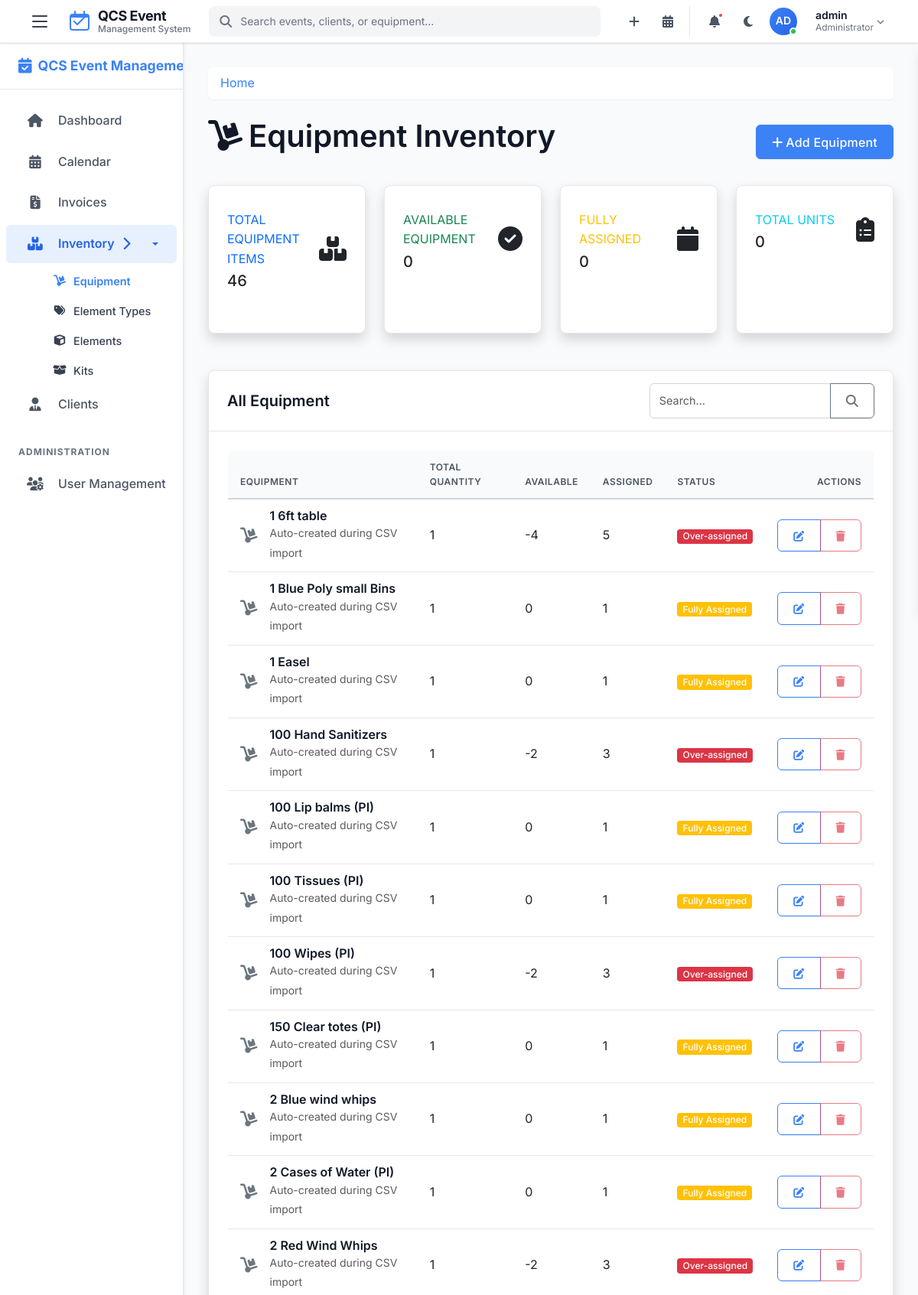
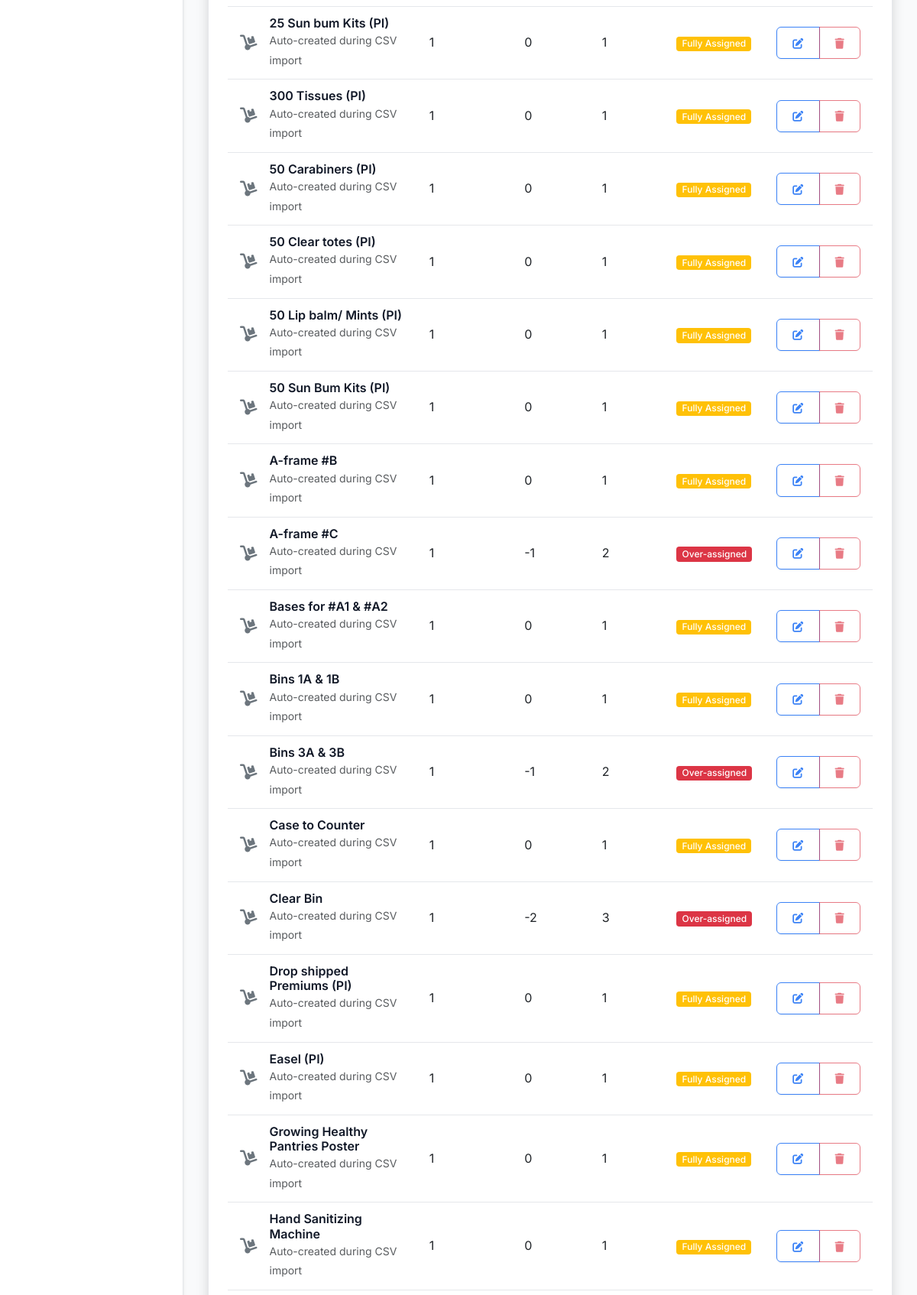
The page /equipment (signed in, upper part) on the database its author committed (2 pictures, top to bottom).
### tables this page shows
CREATE TABLE equipment (
    id INTEGER PRIMARY KEY AUTOINCREMENT,
    name TEXT NOT NULL,
    description TEXT,
    quantity INTEGER NOT NULL DEFAULT 1,
    status TEXT DEFAULT 'available' CHECK(status IN ('available', 'maintenance', 'retired')),
    created_by INTEGER,
    created_at TEXT NOT NULL DEFAULT (datetime('now')),
    FOREIGN KEY (created_by) REFERENCES users(id)
);

### app.py (the view)
@app.route('/equipment')
@login_required
def equipment():
    db = get_db()
    equipment = db.execute(
        '''SELECT e.*,
           (SELECT COUNT(*) FROM equipment_assignments WHERE equipment_id = e.id) as assignment_count
           FROM equipment e ORDER BY e.name'''
    ).fetchall()
    return render_template('equipment.html', equipment=equipment)

### app.py (called while the page is built)
@app.after_request
def add_security_headers(response):
    response.headers['X-Content-Type-Options'] = 'nosniff'
    response.headers['X-Frame-Options'] = 'DENY'
    response.headers['X-XSS-Protection'] = '1; mode=block'
    response.headers['Strict-Transport-Security'] = 'max-age=31536000; includeSubDomains'
    return response

### helpers.py (called while the page is built)
def get_db():
    if 'db' not in g:
        g.db = sqlite3.connect(
            current_app.config['DATABASE'],
            detect_types=sqlite3.PARSE_DECLTYPES
        )
        g.db.row_factory = sqlite3.Row
    return g.db

def login_required(f):
    @wraps(f)
    def decorated_function(*args, **kwargs):
        if 'user_id' not in session:
            if request.path.startswith('/api/') or request.is_json or request.headers.get('X-Requested-With') == 'XMLHttpRequest':
                return jsonify({'error': 'Authentication required'}), 401
            else:
                flash('Please log in first', 'warning')
                return redirect(url_for('login'))
        return f(*args, **kwargs)
    return decorated_function

### templates/equipment.html (shortened to what this page needs)
{% extends 'layout.html' %}
{% block content %}
<div class="d-flex justify-content-between align-items-center mb-4">
    <h1><i class="fas fa-dolly me-2"></i>Equipment Inventory</h1>
    <div>
        {% if 'admin' in session.role or 'staff' in session.role %}
        <a href="{{ url_for('new_equipment') }}" class="btn btn-primary">
            <i class="fas fa-plus me-1"></i>Add Equipment
        </a>
        {% endif %}
    </div>
</div>
<div class="row mb-4">
    <div class="col-xl-3 col-md-6 mb-4">
        <div class="card border-left-primary shadow h-100 py-2">
            <div class="card-body">
                <div class="row no-gutters align-items-center">
                    <div class="col mr-2">
                        <div class="text-xs font-weight-bold text-primary text-uppercase mb-1">
                            Total Equipment Items
                        </div>
                        <div class="h5 mb-0 font-weight-bold text-gray-800">{{ equipment|length }}</div>
                    </div>
                    <div class="col-auto">
                        <i class="fas fa-boxes fa-2x text-gray-300"></i>
                    </div>
                </div>
            </div>
        </div>
    </div>
    <div class="col-xl-3 col-md-6 mb-4">
        <div class="card border-left-success shadow h-100 py-2">
            <div class="card-body">
                <div class="row no-gutters align-items-center">
                    <div class="col mr-2">
                        <div class="text-xs font-weight-bold text-success text-uppercase mb-1">
                            Available Equipment
                        </div>
                        <div class="h5 mb-0 font-weight-bold text-gray-800">
                            {% set available_count = 0 %}
                            {% for item in equipment %}
                                {% if item.quantity > item.assignment_count %}
                                    {% set available_count = available_count + 1 %}
                                {% endif %}
                            {% endfor %}
                            {{ available_count }}
                        </div>
                    </div>
                    <div class="col-auto">
                        <i class="fas fa-check-circle fa-2x text-gray-300"></i>
                    </div>
                </div>
            </div>
        </div>
    </div>
    <div class="col-xl-3 col-md-6 mb-4">
        <div class="card border-left-warning shadow h-100 py-2">
            <div class="card-body">
                <div class="row no-gutters align-items-center">
                    <div class="col mr-2">
                        <div class="text-xs font-weight-bold text-warning text-uppercase mb-1">
                            Fully Assigned
                        </div>
                        <div class="h5 mb-0 font-weight-bold text-gray-800">
                            {% set fully_assigned = 0 %}
                            {% for item in equipment %}
                                {% if item.quantity == item.assignment_count %}
                                    {% set fully_assigned = fully_assigned + 1 %}
                                {% endif %}
                            {% endfor %}
                            {{ fully_assigned }}
                        </div>
                    </div>
                    <div class="col-auto">
                        <i class="fas fa-calendar fa-2x text-gray-300"></i>
                    </div>
                </div>
            </div>
        </div>
    </div>
    <div class="col-xl-3 col-md-6 mb-4">
        <div class="card border-left-info shadow h-100 py-2">
            <div class="card-body">
                <div class="row no-gutters align-items-center">
                    <div class="col mr-2">
                        <div class="text-xs font-weight-bold text-info text-uppercase mb-1">
                            Total Units
                        </div>
                        <div class="h5 mb-0 font-weight-bold text-gray-800">
                            {% set total_units = 0 %}
                            {% for item in equipment %}
                                {% set total_units = total_units + item.quantity %}
                            {% endfor %}
                            {{ total_units }}
                        </div>
                    </div>
                    <div class="col-auto">
                        <i class="fas fa-clipboard-list fa-2x text-gray-300"></i>
                    </div>
                </div>
            </div>
        </div>
    </div>
</div>
<div class="card shadow mb-4">
    <div class="card-header bg-white py-3">
        <div class="row align-items-center">
            <div class="col">
                <h5 class="mb-0 text-gray-800">All Equipment</h5>
            </div>
            <div class="col-auto">
                <form method="get" class="d-flex">
                    <div class="input-group">
                        <input type="text" class="form-control" placeholder="Search..." name="search" value="{{ request.args.get('search', '') }}">
                        <button class="btn btn-outline-secondary" type="submit">
                            <i class="fas fa-search"></i>
                        </button>
                    </div>
                </form>
            </div>
        </div>
    </div>
    <div class="card-body">
        {% if equipment %}
            <div class="table-responsive">
                <table class="table table-hover align-middle">
                    <thead>
                        <tr>
                            <th>Equipment</th>
                            <th>Total Quantity</th>
                            <th>Available</th>
                            <th>Assigned</th>
                            <th>Status</th>
                            <th class="text-end">Actions</th>
                        </tr>
                    </thead>
                    <tbody>
                        {% for item in equipment %}
                        <tr>
                            <td>
                                <div class="d-flex align-items-center">
                                    <div class="flex-shrink-0">
                                        <i class="fas fa-dolly fa-lg text-secondary me-3"></i>
                                    </div>
                                    <div>
                                        <h6 class="mb-0">{{ item.name }}</h6>
                                        {% if item.description %}
                                        <small class="text-muted">{{ item.description }}</small>
                                        {% endif %}
                                    </div>
                                </div>
                            </td>
                            <td>{{ item.quantity }}</td>
                            <td>{{ item.quantity - item.assignment_count }}</td>
                            <td>{{ item.assignment_count }}</td>
                            <td>
                                {% if item.quantity == item.assignment_count %}
                                <span class="badge bg-warning">Fully Assigned</span>
                                {% elif item.quantity > item.assignment_count %}
                                <span class="badge bg-success">Available</span>
                                {% else %}
                                <span class="badge bg-danger">Over-assigned</span>
                                {% endif %}
                            </td>
                            <td class="text-end">
                                {% if 'admin' in session.role or 'staff' in session.role %}
                                <div class="btn-group">
                                    <a href="{{ url_for('edit_equipment', equipment_id=item.id) }}" class="btn btn-sm btn-outline-primary">
                                        <i class="fas fa-edit"></i>
                                    </a>
                                    <button type="button" class="btn btn-sm btn-outline-danger {% if item.assignment_count > 0 %}disabled{% endif %}"
                                            data-bs-toggle="modal" data-bs-target="#deleteModal{{ item.id }}"
                                            {% if item.assignment_count > 0 %}disabled{% endif %}>
                                        <i class="fas fa-trash"></i>
                                    </button>
                                </div>
                                {% endif %}
                            </td>
                        </tr>
                        {% endfor %}
                    </tbody>
                </table>
            </div>
        {% endif %}
    </div>
</div>
{% endblock %}

### rows shown on the page
equipment: name "1 6ft table", description "Auto-created during CSV import", quantity "1", item.quantity-item.assignment_count "-4", assignment_count "5", shows "Over-assigned"
equipment: name "1 Blue Poly small Bins", description "Auto-created during CSV import", quantity "1", item.quantity-item.assignment_count "0", assignment_count "1", shows "Fully Assigned"
equipment: name "1 Easel", description "Auto-created during CSV import", quantity "1", item.quantity-item.assignment_count "0", assignment_count "1", shows "Fully Assigned"
equipment: name "100 Hand Sanitizers", description "Auto-created during CSV import", quantity "1", item.quantity-item.assignment_count "-2", assignment_count "3", shows "Over-assigned"
equipment: name "100 Lip balms (PI)", description "Auto-created during CSV import", quantity "1", item.quantity-item.assignment_count "0", assignment_count "1", shows "Fully Assigned"
equipment: name "100 Tissues (PI)", description "Auto-created during CSV import", quantity "1", item.quantity-item.assignment_count "0", assignment_count "1", shows "Fully Assigned"
equipment: name "100 Wipes (PI)", description "Auto-created during CSV import", quantity "1", item.quantity-item.assignment_count "-2", assignment_count "3", shows "Over-assigned"
equipment: name "150 Clear totes (PI)", description "Auto-created during CSV import", quantity "1", item.quantity-item.assignment_count "0", assignment_count "1", shows "Fully Assigned"
equipment: name "2 Blue wind whips", description "Auto-created during CSV import", quantity "1", item.quantity-item.assignment_count "0", assignment_count "1", shows "Fully Assigned"
equipment: name "2 Cases of Water (PI)", description "Auto-created during CSV import", quantity "1", item.quantity-item.assignment_count "0", assignment_count "1", shows "Fully Assigned"
equipment: name "2 Red Wind Whips", description "Auto-created during CSV import", quantity "1", item.quantity-item.assignment_count "-2", assignment_count "3", shows "Over-assigned"
equipment: name "25 Sun bum Kits (PI)", description "Auto-created during CSV import", quantity "1", item.quantity-item.assignment_count "0", assignment_count "1", shows "Fully Assigned"
equipment: name "300 Tissues (PI)", description "Auto-created during CSV import", quantity "1", item.quantity-item.assignment_count "0", assignment_count "1", shows "Fully Assigned"
equipment: name "50 Carabiners (PI)", description "Auto-created during CSV import", quantity "1", item.quantity-item.assignment_count "0", assignment_count "1", shows "Fully Assigned"
equipment: name "50 Clear totes (PI)", description "Auto-created during CSV import", quantity "1", item.quantity-item.assignment_count "0", assignment_count "1", shows "Fully Assigned"
equipment: name "50 Lip balm/ Mints (PI)", description "Auto-created during CSV import", quantity "1", item.quantity-item.assignment_count "0", assignment_count "1", shows "Fully Assigned"
equipment: name "50 Sun Bum Kits (PI)", description "Auto-created during CSV import", quantity "1", item.quantity-item.assignment_count "0", assignment_count "1", shows "Fully Assigned"
equipment: name "A-frame #B", description "Auto-created during CSV import", quantity "1", item.quantity-item.assignment_count "0", assignment_count "1", shows "Fully Assigned"
equipment: name "A-frame #C", description "Auto-created during CSV import", quantity "1", item.quantity-item.assignment_count "-1", assignment_count "2", shows "Over-assigned"
equipment: name "Bases for #A1 & #A2", description "Auto-created during CSV import", quantity "1", item.quantity-item.assignment_count "0", assignment_count "1", shows "Fully Assigned"
equipment: name "Bins 1A & 1B", description "Auto-created during CSV import", quantity "1", item.quantity-item.assignment_count "0", assignment_count "1", shows "Fully Assigned"
equipment: name "Bins 3A & 3B", description "Auto-created during CSV import", quantity "1", item.quantity-item.assignment_count "-1", assignment_count "2", shows "Over-assigned"
equipment: name "Case to Counter", description "Auto-created during CSV import", quantity "1", item.quantity-item.assignment_count "0", assignment_count "1", shows "Fully Assigned"
equipment: name "Clear Bin", description "Auto-created during CSV import", quantity "1", item.quantity-item.assignment_count "-2", assignment_count "3", shows "Over-assigned"
equipment: name "Drop shipped Premiums (PI)", description "Auto-created during CSV import", quantity "1", item.quantity-item.assignment_count "0", assignment_count "1", shows "Fully Assigned"
equipment: name "Easel (PI)", description "Auto-created during CSV import", quantity "1", item.quantity-item.assignment_count "0", assignment_count "1", shows "Fully Assigned"
equipment: name "Growing Healthy Pantries Poster", description "Auto-created during CSV import", quantity "1", item.quantity-item.assignment_count "0", assignment_count "1", shows "Fully Assigned"
equipment: name "Hand Sanitizing Machine", description "Auto-created during CSV import", quantity "1", item.quantity-item.assignment_count "0", assignment_count "1", shows "Fully Assigned"

### other values the page prints
{{ session.username[:2].upper() }} "AD"
{{ session.username }} "admin"
{{ equipment|length }} "46"
{{ available_count }} "0"
{{ fully_assigned }} "0"
{{ total_units }} "0"
